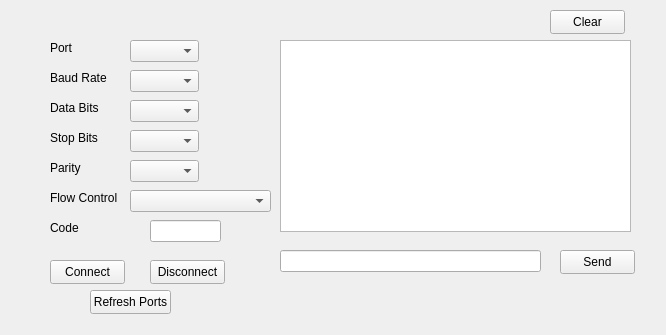
<?xml version="1.0" encoding="UTF-8"?>
<ui version="4.0">
 <class>Widget</class>
 <widget class="QWidget" name="Widget">
  <property name="geometry">
   <rect>
    <x>0</x>
    <y>0</y>
    <width>666</width>
    <height>335</height>
   </rect>
  </property>
  <property name="windowTitle">
   <string>Widget</string>
  </property>
  <widget class="QLabel" name="label">
   <property name="geometry">
    <rect>
     <x>50</x>
     <y>40</y>
     <width>49</width>
     <height>16</height>
    </rect>
   </property>
   <property name="text">
    <string>Port</string>
   </property>
  </widget>
  <widget class="QLabel" name="label_2">
   <property name="geometry">
    <rect>
     <x>50</x>
     <y>70</y>
     <width>61</width>
     <height>16</height>
    </rect>
   </property>
   <property name="text">
    <string>Baud Rate</string>
   </property>
  </widget>
  <widget class="QLabel" name="label_3">
   <property name="geometry">
    <rect>
     <x>50</x>
     <y>100</y>
     <width>61</width>
     <height>16</height>
    </rect>
   </property>
   <property name="text">
    <string>Data Bits</string>
   </property>
  </widget>
  <widget class="QLabel" name="label_4">
   <property name="geometry">
    <rect>
     <x>50</x>
     <y>130</y>
     <width>49</width>
     <height>16</height>
    </rect>
   </property>
   <property name="text">
    <string>Stop Bits</string>
   </property>
  </widget>
  <widget class="QLabel" name="label_5">
   <property name="geometry">
    <rect>
     <x>50</x>
     <y>160</y>
     <width>49</width>
     <height>16</height>
    </rect>
   </property>
   <property name="text">
    <string>Parity</string>
   </property>
  </widget>
  <widget class="QLabel" name="label_6">
   <property name="geometry">
    <rect>
     <x>50</x>
     <y>190</y>
     <width>81</width>
     <height>16</height>
    </rect>
   </property>
   <property name="text">
    <string>Flow Control</string>
   </property>
  </widget>
  <widget class="QComboBox" name="comboBox">
   <property name="geometry">
    <rect>
     <x>130</x>
     <y>40</y>
     <width>69</width>
     <height>22</height>
    </rect>
   </property>
  </widget>
  <widget class="QComboBox" name="comboBox_2">
   <property name="geometry">
    <rect>
     <x>130</x>
     <y>70</y>
     <width>69</width>
     <height>22</height>
    </rect>
   </property>
  </widget>
  <widget class="QComboBox" name="comboBox_3">
   <property name="geometry">
    <rect>
     <x>130</x>
     <y>100</y>
     <width>69</width>
     <height>22</height>
    </rect>
   </property>
  </widget>
  <widget class="QComboBox" name="comboBox_4">
   <property name="geometry">
    <rect>
     <x>130</x>
     <y>130</y>
     <width>69</width>
     <height>22</height>
    </rect>
   </property>
  </widget>
  <widget class="QComboBox" name="comboBox_5">
   <property name="geometry">
    <rect>
     <x>130</x>
     <y>160</y>
     <width>69</width>
     <height>22</height>
    </rect>
   </property>
  </widget>
  <widget class="QComboBox" name="comboBox_6">
   <property name="geometry">
    <rect>
     <x>130</x>
     <y>190</y>
     <width>141</width>
     <height>22</height>
    </rect>
   </property>
  </widget>
  <widget class="QTextBrowser" name="textBrowser">
   <property name="geometry">
    <rect>
     <x>280</x>
     <y>40</y>
     <width>351</width>
     <height>192</height>
    </rect>
   </property>
  </widget>
  <widget class="QLineEdit" name="lineEdit_2">
   <property name="geometry">
    <rect>
     <x>280</x>
     <y>250</y>
     <width>261</width>
     <height>22</height>
    </rect>
   </property>
  </widget>
  <widget class="QPushButton" name="pushButton">
   <property name="geometry">
    <rect>
     <x>560</x>
     <y>250</y>
     <width>75</width>
     <height>24</height>
    </rect>
   </property>
   <property name="text">
    <string>Send</string>
   </property>
  </widget>
  <widget class="QPushButton" name="pushButton_2">
   <property name="geometry">
    <rect>
     <x>50</x>
     <y>260</y>
     <width>75</width>
     <height>24</height>
    </rect>
   </property>
   <property name="text">
    <string>Connect</string>
   </property>
  </widget>
  <widget class="QPushButton" name="pushButton_3">
   <property name="geometry">
    <rect>
     <x>150</x>
     <y>260</y>
     <width>75</width>
     <height>24</height>
    </rect>
   </property>
   <property name="text">
    <string>Disconnect</string>
   </property>
  </widget>
  <widget class="QPushButton" name="pushButton_4">
   <property name="geometry">
    <rect>
     <x>90</x>
     <y>290</y>
     <width>81</width>
     <height>24</height>
    </rect>
   </property>
   <property name="text">
    <string>Refresh Ports</string>
   </property>
  </widget>
  <widget class="QLabel" name="label_7">
   <property name="geometry">
    <rect>
     <x>50</x>
     <y>220</y>
     <width>49</width>
     <height>16</height>
    </rect>
   </property>
   <property name="text">
    <string>Code</string>
   </property>
  </widget>
  <widget class="QLineEdit" name="lineEdit">
   <property name="geometry">
    <rect>
     <x>150</x>
     <y>220</y>
     <width>71</width>
     <height>22</height>
    </rect>
   </property>
  </widget>
  <widget class="QPushButton" name="pushButton_5">
   <property name="geometry">
    <rect>
     <x>550</x>
     <y>10</y>
     <width>75</width>
     <height>24</height>
    </rect>
   </property>
   <property name="text">
    <string>Clear</string>
   </property>
  </widget>
 </widget>
 <resources/>
 <connections/>
</ui>
